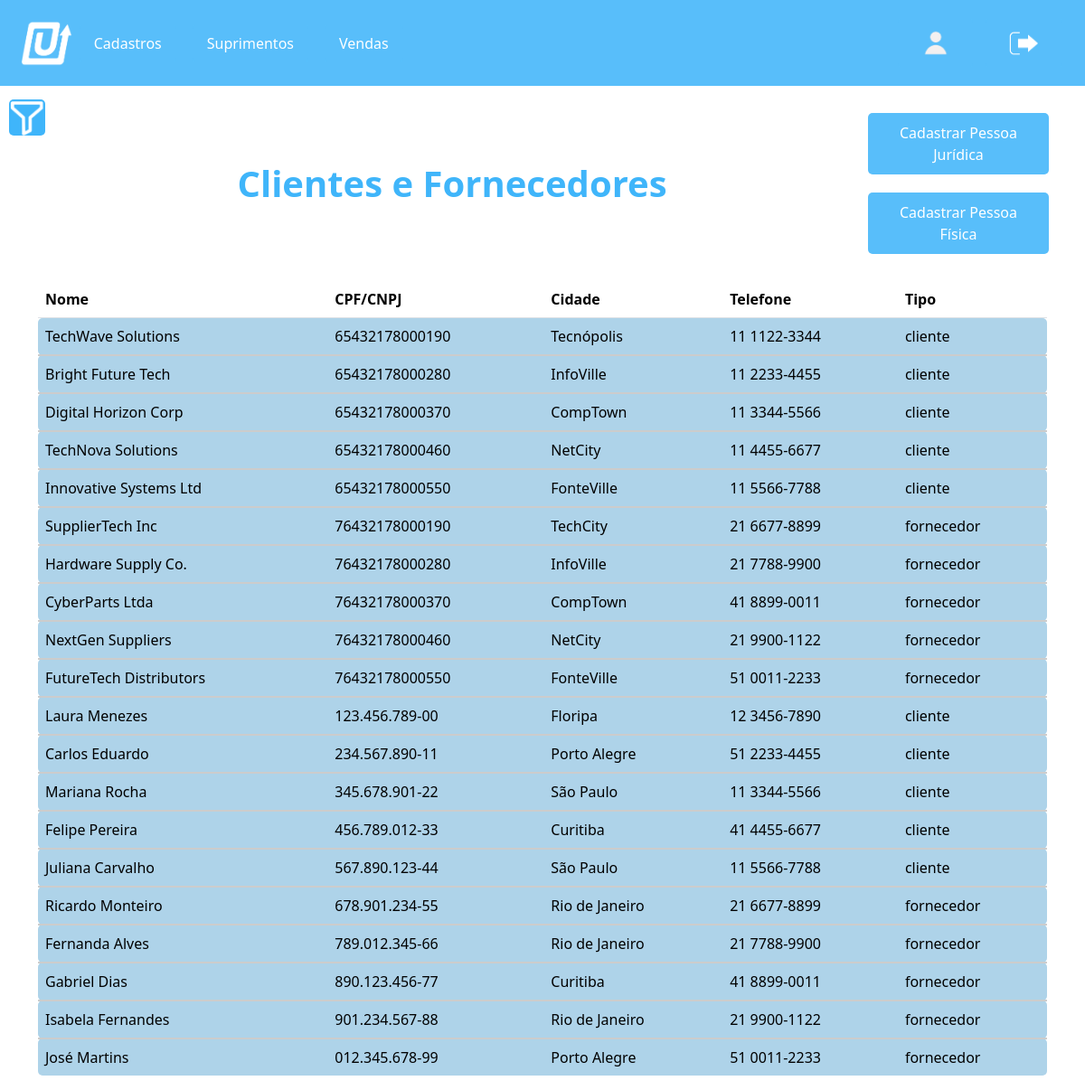
The page /Cadastro_Cliente/cliente_fornecedor.php (signed in) on the database its author committed.
### tables this page shows
CREATE TABLE `tabela_cliente_fornecedor` (
  `Nome` varchar(255) DEFAULT NULL,
  `CPF/CNPJ` varchar(20) DEFAULT NULL,
  `Cidade` varchar(100) DEFAULT NULL,
  `Telefone` varchar(20) DEFAULT NULL,
  `Tipo` varchar(20) DEFAULT NULL
);

### Cadastro_Cliente/cliente_fornecedor.php (the view, shortened to what this page needs)
<?php
require_once "../conexao.php";
$sql_clientes_fornecedores = "SELECT * FROM tabela_cliente_fornecedor WHERE 1";
$result_clientes_fornecedores = mysqli_query($conexao, $sql_clientes_fornecedores);
?>
<!DOCTYPE html>
<html lang="pt-BR">
<head>
    <link href="https://cdn.jsdelivr.net/npm/bootstrap@5.3.3/dist/css/bootstrap.min.css" rel="stylesheet"
>
    <link rel="stylesheet" href="estilos_produto.css">
    <link rel="stylesheet" href="../styleHeader.css">
</head>
<body>
    <header>
        <img src="../img/logo.png" alt="logo">
        <nav>
            <div class="dropdown">
                <button class="dropbtn">Cadastros</button>
            </div>
            <div class="dropdown">
                <button class="dropbtn">Suprimentos</button>
            </div>
            <div class="dropdown">
                <button class="dropbtn">Vendas</button>
            </div>
        </nav>
        <div>
            <button id="perfilBtn"><img class="perfil" src="../img/perfil.png" alt="Descrição da Imagem 1"></button>
            <button id="logoutBtn"><img class="perfil" src="../img/sair.png" alt="Descrição da Imagem 2"></button>
        </div>
    </header>
    <div class="title-container">
        <h1><strong>Clientes e Fornecedores</strong></h1>
        <div class="button-group">
            <button class="btn-cadastro" onclick="location.href='juridica.html'">Cadastrar Pessoa Jurídica</button>
            <button class="btn-cadastro" onclick="location.href='fisica.html'">Cadastrar Pessoa Física</button>
        </div>
    </div>
    <button id="sidebarToggle"></button>
    <main>
        <div class="container">
            <table class="table">
                <thead>
                    <tr>
                        <th>Nome</th>
                        <th>CPF/CNPJ</th>
                        <th>Cidade</th>
                        <th>Telefone</th>
                        <th>Tipo</th>
                    </tr>
                </thead>
                <tbody>
                    <?php while ($row = mysqli_fetch_assoc($result_clientes_fornecedores)) { ?>
                        <tr>
                            <td><?php echo $row['Nome']; ?></td>
                            <td><?php echo $row['CPF/CNPJ']; ?></td>
                            <td><?php echo $row['Cidade']; ?></td>
                            <td><?php echo $row['Telefone']; ?></td>
                            <td><?php echo $row['Tipo']; ?></td>
                        </tr>
                    <?php } ?>
                </tbody>
            </table>
        </div>
    </main>
</body>
</html>

### Projeto integrador P3/Tela_estoque/estilos_produto.css (style rules this page uses)
#sidebarToggle { background-image: url('../img/InconFiltro.png'); background-size: cover; width: 40px; height: 40px; padding: 20px; background-color: #58befa; margin-top: 10px; font-family: Arial, Helvetica, sans-serif; border: 0; border-radius: 7px; margin-left: 10px; z-index: 9999; }

### styleHeader.css (style rules this page uses)
body { margin: 0; }
header { background-color: #58befa; color: #fff; padding: 20px; display: flex; justify-content: space-between; align-items: center; height: 95px; position: relative; z-index: 1000; }
header img { padding: 2.5px; height: 55px; width: auto; }
header button { color: #fff; text-decoration: none; background-color: #58befa; padding: 8px 16px; border: none; border-radius: 4px; margin: 0 5px; cursor: pointer; }
header nav { margin-right: auto; }
nav { display: flex; }
.dropdown { margin-right: 8px; }
.perfil { padding: 1.7px; height: 37px; width: auto; }

### Cadastro_Cliente/cliente_fornecedor.php (style rules this page uses)
#sidebarToggle { background-image: url('../img/InconFiltro.png'); background-size: cover; width: 40px; height: 40px; padding: 20px; background-color: #3FB5FA; border-radius: 7px; position: fixed; top: 100px; z-index: 9999; border: 0; border-radius: 5px; text-decoration: none; }
.title-container { display: flex; justify-content: space-between; align-items: center; margin: 20px; padding: 0 20px; }
.title-container h1 { margin: 0; padding: 15px; color: #3FB5FA; flex-grow: 1; text-align: center; }
.button-group { display: flex; flex-direction: column; align-items: flex-end; }
.btn-cadastro { margin: 10px 0; padding: 10px 20px; background-color: #58befa; border: none; border-radius: 5px; color: white; cursor: pointer; width: 200px; text-align: center; }
.table { background-color: transparent; width: 100%; border-collapse: collapse; }
.table tbody tr td { padding: 8px; text-align: left; border-bottom: 2px solid #ccc; }
.table th { background-color: transparent; }
.table tbody tr td { background-color: #aed3e9; }
.table tbody tr:last-child td { border-bottom: none; }
.table tbody tr td:first-child { border-top-left-radius: 5px; border-bottom-left-radius: 5px; }
.table tbody tr td:last-child { border-top-right-radius: 5px; border-bottom-right-radius: 5px; }

### rows shown on the page
tabela_cliente_fornecedor: Nome "TechWave Solutions", value "65432178000190", Cidade "Tecnópolis", Telefone "11 1122-3344", Tipo "cliente"
tabela_cliente_fornecedor: Nome "Bright Future Tech", value "65432178000280", Cidade "InfoVille", Telefone "11 2233-4455", Tipo "cliente"
tabela_cliente_fornecedor: Nome "Digital Horizon Corp", value "65432178000370", Cidade "CompTown", Telefone "11 3344-5566", Tipo "cliente"
tabela_cliente_fornecedor: Nome "TechNova Solutions", value "65432178000460", Cidade "NetCity", Telefone "11 4455-6677", Tipo "cliente"
tabela_cliente_fornecedor: Nome "Innovative Systems Ltd", value "65432178000550", Cidade "FonteVille", Telefone "11 5566-7788", Tipo "cliente"
tabela_cliente_fornecedor: Nome "SupplierTech Inc", value "76432178000190", Cidade "TechCity", Telefone "21 6677-8899", Tipo "fornecedor"
tabela_cliente_fornecedor: Nome "Hardware Supply Co.", value "76432178000280", Cidade "InfoVille", Telefone "21 7788-9900", Tipo "fornecedor"
tabela_cliente_fornecedor: Nome "CyberParts Ltda", value "76432178000370", Cidade "CompTown", Telefone "41 8899-0011", Tipo "fornecedor"
tabela_cliente_fornecedor: Nome "NextGen Suppliers", value "76432178000460", Cidade "NetCity", Telefone "21 9900-1122", Tipo "fornecedor"
tabela_cliente_fornecedor: Nome "FutureTech Distributors", value "76432178000550", Cidade "FonteVille", Telefone "51 0011-2233", Tipo "fornecedor"
tabela_cliente_fornecedor: Nome "Laura Menezes", value "123.456.789-00", Cidade "Floripa", Telefone "12 3456-7890", Tipo "cliente"
tabela_cliente_fornecedor: Nome "Carlos Eduardo", value "234.567.890-11", Cidade "Porto Alegre", Telefone "51 2233-4455", Tipo "cliente"
tabela_cliente_fornecedor: Nome "Mariana Rocha", value "345.678.901-22", Cidade "São Paulo", Telefone "11 3344-5566", Tipo "cliente"
tabela_cliente_fornecedor: Nome "Felipe Pereira", value "456.789.012-33", Cidade "Curitiba", Telefone "41 4455-6677", Tipo "cliente"
tabela_cliente_fornecedor: Nome "Juliana Carvalho", value "567.890.123-44", Cidade "São Paulo", Telefone "11 5566-7788", Tipo "cliente"
tabela_cliente_fornecedor: Nome "Ricardo Monteiro", value "678.901.234-55", Cidade "Rio de Janeiro", Telefone "21 6677-8899", Tipo "fornecedor"
tabela_cliente_fornecedor: Nome "Fernanda Alves", value "789.012.345-66", Cidade "Rio de Janeiro", Telefone "21 7788-9900", Tipo "fornecedor"
tabela_cliente_fornecedor: Nome "Gabriel Dias", value "890.123.456-77", Cidade "Curitiba", Telefone "41 8899-0011", Tipo "fornecedor"
tabela_cliente_fornecedor: Nome "Isabela Fernandes", value "901.234.567-88", Cidade "Rio de Janeiro", Telefone "21 9900-1122", Tipo "fornecedor"
tabela_cliente_fornecedor: Nome "José Martins", value "012.345.678-99", Cidade "Porto Alegre", Telefone "51 0011-2233", Tipo "fornecedor"
